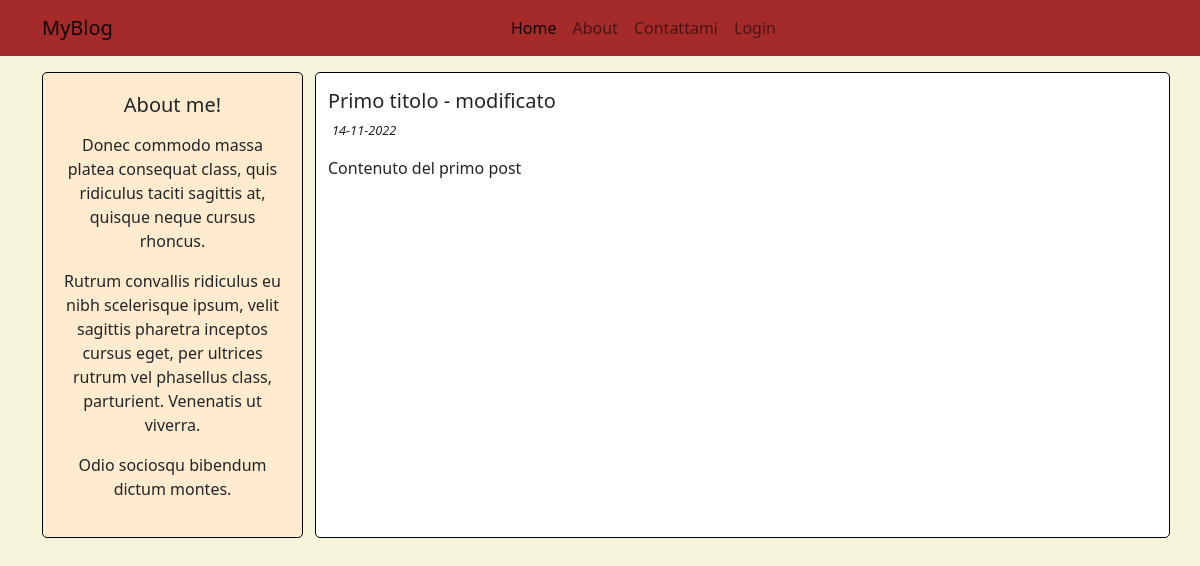
/posts/1, run on the app's committed database.
### myblog/models.py (models this page shows, shortened)
class Post(db.Model):
    id = db.Column(db.Integer, primary_key=True)
    user_id = db.Column(db.Integer, db.ForeignKey('user.id'), nullable=False)
    created_at = db.Column(db.DateTime, default=datetime.now)
    title = db.Column(db.String(120), nullable=False)
    description = db.Column(db.String(250))
    body = db.Column(db.Text(), nullable=False)

### myblog/routes.py (the view)
@app.route("/posts/<int:post_id>")
def post_detail(post_id):
    mypost = Post.query.get_or_404(post_id)
    return render_template('post_detail.html',post=mypost)

### myblog/templates/post_detail.html (shortened to what this page needs)
{% extends 'base.html' %}
{% block content %}
<div class="container mt-3">
    <div class="row">
        <div class="col-md-9 order-md-2 detail-post">
            <h5 class="mt-3">{{ post.title }}</h5>
            <p class="mx-1 p-small custom-date">{{ post.created_at.strftime('%d-%m-%Y') }}</p>
            <p>{{ post.body }}</p>
        </div>
        <div class="col-md-3 order-md-1">
            {% include 'snippet_about.html' %}
        </div>
    </div>
</div>
{% endblock %}

### myblog/templates/base.html (shortened to what this page needs)
<!DOCTYPE html>
<html lang="en">
<head>
    <link href="https://cdn.jsdelivr.net/npm/bootstrap@5.0.2/dist/css/bootstrap.min.css" rel="stylesheet">
    <link rel="stylesheet" href="{{ url_for('static',filename='style.css') }}">
</head>
<body>
    <nav class="navbar navbar-expand-lg navbar-light bg-light custom-navbar">
        <div class="container">
          <a class="navbar-brand" href="#">MyBlog</a>
          <div class="collapse navbar-collapse" id="navbarSupportedContent">
            <ul class="navbar-nav me-auto mx-auto mb-2 mb-lg-0">
              <li class="nav-item">
                <a class="nav-link active" aria-current="page" href="{{ url_for('home') }}">Home</a>
              </li>
              <li class="nav-item">
                <a class="nav-link" href="{{ url_for('about') }}">About</a>
              </li>
              <li class="nav-item">
                <a class="nav-link" href="{{ url_for('contact') }}">Contattami</a>
              </li>
              <li class="nav-item">
                <a class="nav-link" href="{{ url_for('login') }}">Login</a>
              </li>
            </ul>
          </div>
        </div>
    </nav>
    {% block content %}{% endblock %}
</body>
</html>

### myblog/templates/snippet_about.html
<div class="snippet-about-home text-center">
    <h5>About me!</h5>
    <p>{{ lipsum(n=3,min=5,max=25) }}</p>
</div>

### myblog/static/style.css (style rules this page uses)
body { background-color: beige; }
.custom-navbar { background-color: brown!important; }
.snippet-about-home { background-color: blanchedalmond; padding: 20px; border: 1px solid black; border-radius: 5px; }
.p-small { font-size: 0.800rem; }
.detail-post { background-color: white; border: 1px solid black; border-radius: 5px; }
.custom-date { font-style: italic; }

### data on the page
Post: title "Primo titolo - modificato", created_at "14-11-2022", body "Contenuto del primo post"
